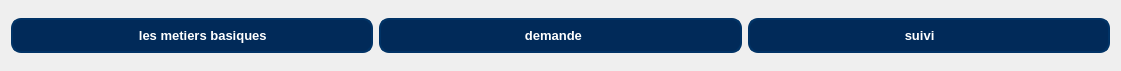
     <widget class="QWidget" name="horizontalLayoutWidget_9">
      <property name="geometry">
       <rect>
        <x>20</x>
        <y>60</y>
        <width>1121</width>
        <height>71</height>
       </rect>
      </property>
      <layout class="QHBoxLayout" name="horizontalLayout_9">
       <item>
        <widget class="QPushButton" name="on_pushButton_7">
         <property name="styleSheet">
          <string notr="true">/* ==== BUTTONS STYLE ==== */
QPushButton {
    background-color: #012a59;
    color: #ffffff;
    border: 2px solid #013366;
    border-radius: 10px;
    padding: 8px 14px;
    font-size: 13px;
    font-weight: 500;
    text-align: left;
    transition: all 0.3s ease-in-out;
}

QPushButton:hover {
    background-color: #024b8a;
    border-color: #025aa5;
}

QPushButton:pressed {
    background-color: #013869;
    border-color: #011f3f;
}
</string>
         </property>
         <property name="text">
          <string>                               les metiers basiques</string>
         </property>
        </widget>
       </item>
       <item>
        <widget class="QPushButton" name="on_pushButton_8">
         <property name="styleSheet">
          <string notr="true">/* ==== BUTTONS STYLE ==== */
QPushButton {
    background-color: #012a59;
    color: #ffffff;
    border: 2px solid #013366;
    border-radius: 10px;
    padding: 8px 14px;
    font-size: 13px;
    font-weight: 500;
    text-align: left;
    transition: all 0.3s ease-in-out;
}

QPushButton:hover {
    background-color: #024b8a;
    border-color: #025aa5;
}

QPushButton:pressed {
    background-color: #013869;
    border-color: #011f3f;
}
</string>
         </property>
         <property name="text">
          <string>                                    demande</string>
         </property>
        </widget>
       </item>
       <item>
        <widget class="QPushButton" name="on_pushButton_9">
         <property name="styleSheet">
          <string notr="true">/* ==== BUTTONS STYLE ==== */
QPushButton {
    background-color: #012a59;
    color: #ffffff;
    border: 2px solid #013366;
    border-radius: 10px;
    padding: 8px 14px;
    font-size: 13px;
    font-weight: 500;
    text-align: left;
    transition: all 0.3s ease-in-out;
}

QPushButton:hover {
    background-color: #024b8a;
    border-color: #025aa5;
}

QPushButton:pressed {
    background-color: #013869;
    border-color: #011f3f;
}
</string>
         </property>
         <property name="text">
          <string>                                       suivi</string>
         </property>
        </widget>
       </item>
      </layout>
     </widget>
